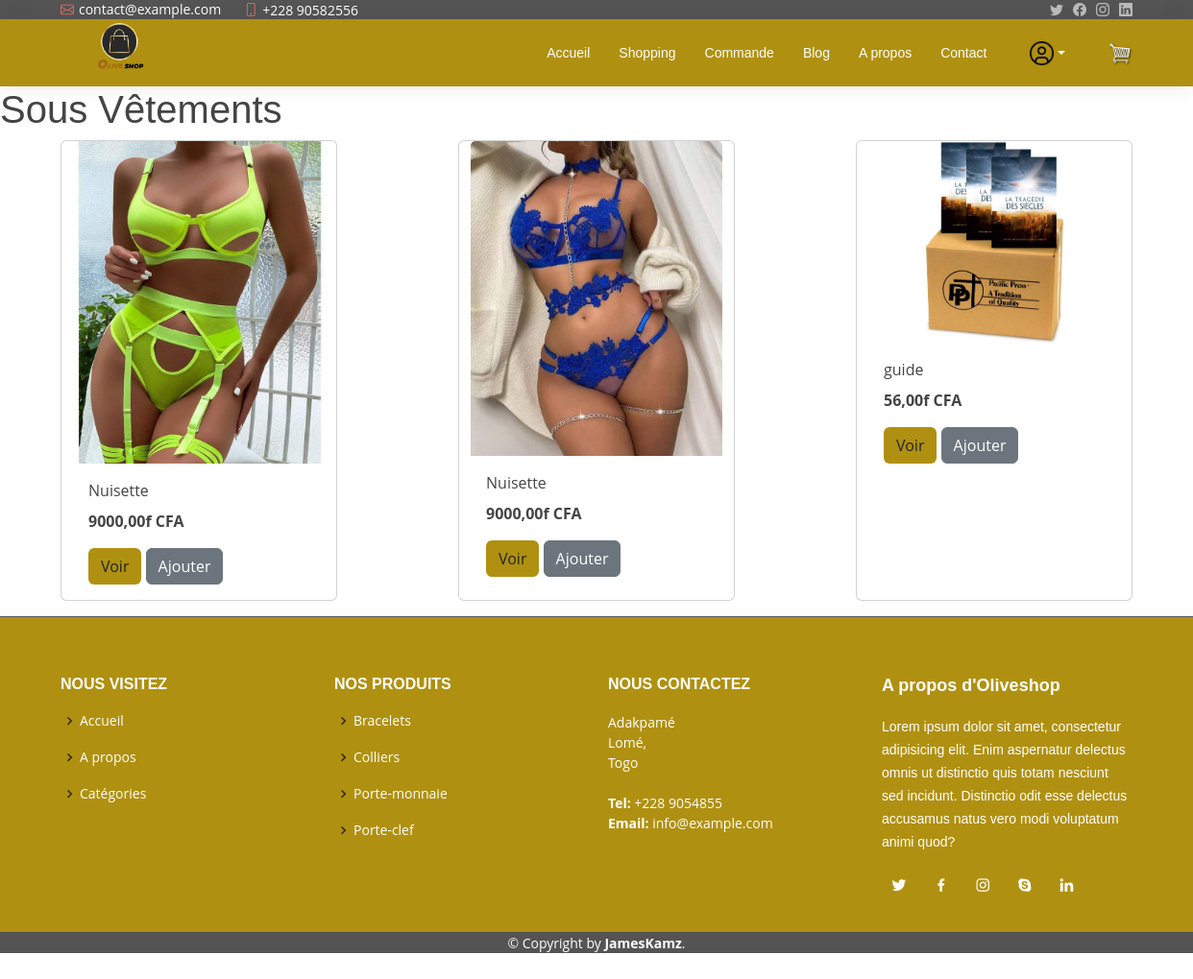
The page /category/1 (signed in) on the database its author committed.
### home/models.py (models this page shows, shortened)
class Category(models.Model):
    date_created=models.DateTimeField(auto_now_add=True)
    date_updated=models.DateTimeField(auto_now=True)
    name=models.CharField(max_length=255)
    description=models.TextField(blank=True, null=True)
    active=models.BooleanField(default=True)

class Product(models.Model):
    date_created=models.DateTimeField(auto_now_add=True)
    date_updated=models.DateTimeField(auto_now=True)
    active=models.BooleanField(default=True)
    name=models.CharField(max_length=100)
    description=models.TextField(blank=True, null=True)
    cover_image=models.ImageField(upload_to='')
    price=models.DecimalField(max_digits=9, decimal_places=2)
    number=models.PositiveIntegerField(default=1)
    category=models.ForeignKey(Category, on_delete=models.CASCADE )

### home/views.py (the view)
# urls.py: path('category/<str:id>', views.categorydetail, name='categorydetail'),
def categorydetail(request, id):
    categor=Category.objects.get(pk=id)
    products=Product.objects.filter(category=categor)
    return render(request, 'categorydetail.html', {'category':categor, 'products':products})

### templates/categorydetail.html (shortened to what this page needs)
{% extends 'base.html' %}
{% block content %}
<head>
</head>
<h1>{{category.name}}</h1>
<div class="row mx-auto">
  {% for product in products %}
  <div class="card mx-auto mb-3" id={{product.id}} style="width: 18rem;">
    <img class="card-img-top" src="{{product.cover_image.url}}" alt="Card image cap">
    <div class="card-body">
      <p class="card-title">{{product.name}}</p>
      <p class="card-text"><b>{{product.price}}f CFA</b></p>
      <a href="{% url 'detail' product.id %}" class="btn" style="background-color: #B09010;">Voir</a>
      <a href="/add_item_to_cart/{{product.id}}"><button class="btn btn-secondary" >Ajouter</button></a>
    </div>
  </div>
  {% endfor %}
</div>
{% endblock content %}

### static/customize/style.css (style rules this page uses)
body { font-family: "Open Sans", sans-serif; color: #444444; }
a { color: #e96b56; text-decoration: none; }
h1, h2, h3, h4, h5, h6 { font-family: "Raleway", sans-serif; }

### rows shown on the page
Category: name "Sous Vêtements"
Product: {{ product.id }} 1 (drawn), cover_image (picture), name "Nuisette", price "9000,00"
Product: cover_image (picture), name "Nuisette", price "9000,00"
Product: cover_image (picture), name "guide", price "56,00"
